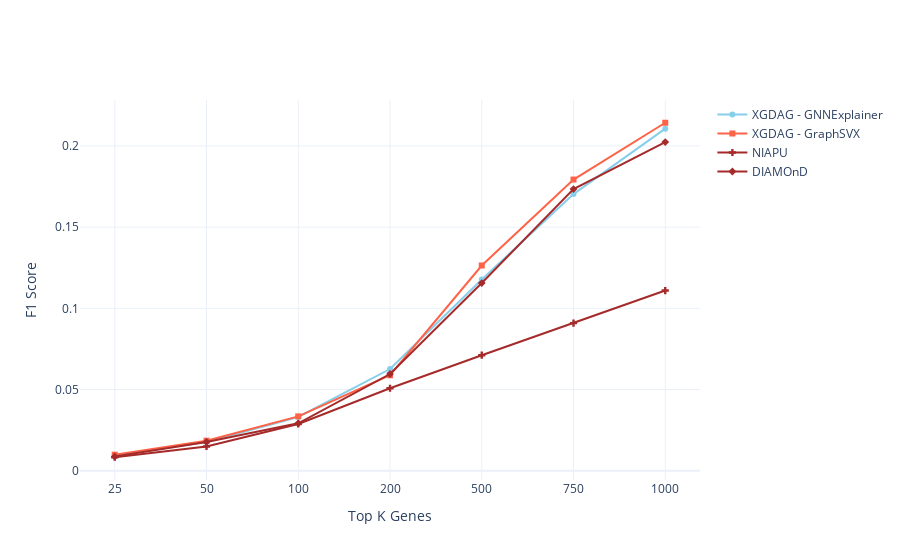
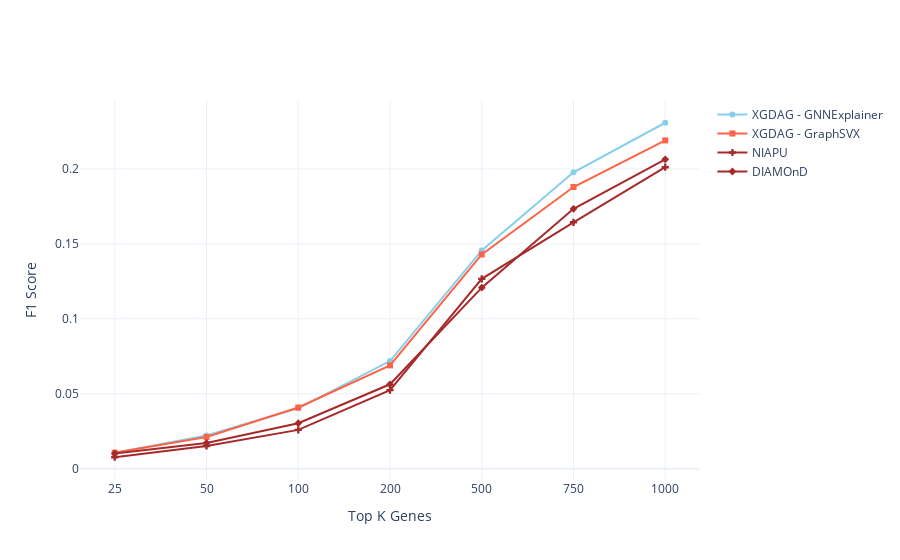
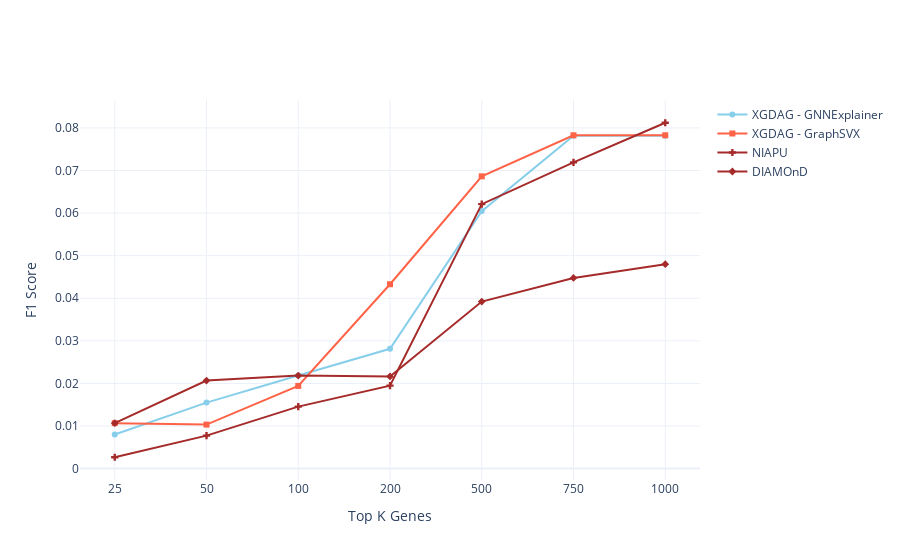

The cell these charts' notebook holds for them, in order:
### Markdown cell above
## Line Plots

### Code cell
# LINEPLOTS
format = 'eps'
metric = 'F1'

metric_name_d = {
    'F1': 'F1 Score',
    'P': 'Precision',
    'R': 'Recall'
}

colors  = ['skyblue', 'tomato', 'brown', 'orange', 'green', 'seagreen']
markers = ['circle', 'square', 'cross', 'diamond', 'x', 'triangle-up', 'triangle-down', 'star']
styles 	= ['solid', 'dot', 'dash', 'longdash', 'dashdot', 'longdashdot']

for DISEASE_NAME in DISEASE_NAMES:
    # data = []
    print(DISEASE_NAME)

    fig = go.Figure()

    marker_idx  = 0
    color_idx   = 0
    for METHOD in COMPARE_METHODS:
        fig.add_trace(go.Scatter(
            y = disease_method_metric_d[DISEASE_NAME][METHOD][metric],
            x = [str(x) for x in ratios_to_validate],
            name = METHOD,
            line = dict(
                color = colors[color_idx],
                dash = 'solid'
            ),
            marker = dict(
                symbol = markers[marker_idx]
            )
        ))
        
        if 'XGDAG' in METHOD: color_idx += 1
        marker_idx  += 1
        
    fig.update_layout(xaxis_title='Top K Genes',
                   yaxis_title=metric_name_d[metric],
                   template='plotly_white')
                   
    fig.show()
    # uncomment to save images
    # pio.write_image(fig, 'Images/XAI/'+DISEASE_NAME+'_'+metric+'.'+format, scale=1)

### Figure 1 — Plotly figure (JSON) as saved in the notebook; plotly's stock layout.template omitted (floating-point values rounded to 4 significant figures)
{"data": [{"line": {"color": "skyblue", "dash": "solid"}, "marker": {"symbol": "circle"}, "name": "XGDAG - GNNExplainer", "type": "scatter", "x": ["25", "50", "100", "200", "500", "750", "1000"], "y": [0.009479, 0.01769, 0.03308, 0.06261, 0.1177, 0.1703, 0.2106]}, {"line": {"color": "tomato", "dash": "solid"}, "marker": {"symbol": "square"}, "name": "XGDAG - GraphSVX", "type": "scatter", "x": ["25", "50", "100", "200", "500", "750", "1000"], "y": [0.009874, 0.01847, 0.03347, 0.05879, 0.1264, 0.1793, 0.2143]}, {"line": {"color": "brown", "dash": "solid"}, "marker": {"symbol": "cross"}, "name": "NIAPU", "type": "scatter", "x": ["25", "50", "100", "200", "500", "750", "1000"], "y": [0.008294, 0.01493, 0.0288, 0.05077, 0.07113, 0.09086, 0.1109]}, {"line": {"color": "brown", "dash": "solid"}, "marker": {"symbol": "diamond"}, "name": "DIAMOnD", "type": "scatter", "x": ["25", "50", "100", "200", "500", "750", "1000"], "y": [0.008689, 0.01769, 0.02919, 0.05955, 0.1155, 0.1734, 0.2024]}], "layout": {"xaxis": {"title": {"text": "Top K Genes"}}, "yaxis": {"title": {"text": "F1 Score"}}}}

### Figure 2 — Plotly figure (JSON) as saved in the notebook; plotly's stock layout.template omitted (floating-point values rounded to 4 significant figures)
{"data": [{"line": {"color": "skyblue", "dash": "solid"}, "marker": {"symbol": "circle"}, "name": "XGDAG - GNNExplainer", "type": "scatter", "x": ["25", "50", "100", "200", "500", "750", "1000"], "y": [0.01064, 0.02216, 0.04028, 0.07181, 0.1456, 0.1978, 0.2308]}, {"line": {"color": "tomato", "dash": "solid"}, "marker": {"symbol": "square"}, "name": "XGDAG - GraphSVX", "type": "scatter", "x": ["25", "50", "100", "200", "500", "750", "1000"], "y": [0.01064, 0.02115, 0.04078, 0.0689, 0.1429, 0.1879, 0.219]}, {"line": {"color": "brown", "dash": "solid"}, "marker": {"symbol": "cross"}, "name": "NIAPU", "type": "scatter", "x": ["25", "50", "100", "200", "500", "750", "1000"], "y": [0.007601, 0.01511, 0.02586, 0.0524, 0.1266, 0.1644, 0.2011]}, {"line": {"color": "brown", "dash": "solid"}, "marker": {"symbol": "diamond"}, "name": "DIAMOnD", "type": "scatter", "x": ["25", "50", "100", "200", "500", "750", "1000"], "y": [0.01013, 0.01712, 0.03033, 0.05628, 0.1208, 0.1734, 0.2064]}], "layout": {"xaxis": {"title": {"text": "Top K Genes"}}, "yaxis": {"title": {"text": "F1 Score"}}}}

### Figure 3 — Plotly figure (JSON) as saved in the notebook; plotly's stock layout.template omitted (floating-point values rounded to 4 significant figures)
{"data": [{"line": {"color": "skyblue", "dash": "solid"}, "marker": {"symbol": "circle"}, "name": "XGDAG - GNNExplainer", "type": "scatter", "x": ["25", "50", "100", "200", "500", "750", "1000"], "y": [0.008011, 0.0155, 0.02184, 0.02814, 0.06046, 0.07816, 0.07816]}, {"line": {"color": "tomato", "dash": "solid"}, "marker": {"symbol": "square"}, "name": "XGDAG - GraphSVX", "type": "scatter", "x": ["25", "50", "100", "200", "500", "750", "1000"], "y": [0.01068, 0.01034, 0.01942, 0.04329, 0.06863, 0.07827, 0.07827]}, {"line": {"color": "brown", "dash": "solid"}, "marker": {"symbol": "cross"}, "name": "NIAPU", "type": "scatter", "x": ["25", "50", "100", "200", "500", "750", "1000"], "y": [0.00267, 0.007752, 0.01456, 0.01948, 0.06209, 0.07191, 0.08121]}, {"line": {"color": "brown", "dash": "solid"}, "marker": {"symbol": "diamond"}, "name": "DIAMOnD", "type": "scatter", "x": ["25", "50", "100", "200", "500", "750", "1000"], "y": [0.01068, 0.02067, 0.02184, 0.02165, 0.03922, 0.04478, 0.04801]}], "layout": {"xaxis": {"title": {"text": "Top K Genes"}}, "yaxis": {"title": {"text": "F1 Score"}}}}
